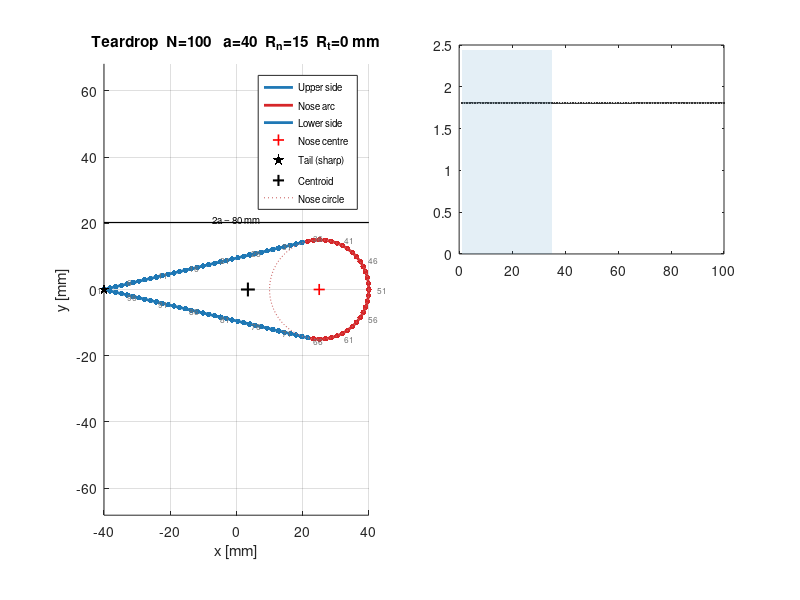

Source code (MATLAB): (Note: this script raises an error after producing the figure.)
% generate_teardrop.m
% =========================================================================
% Generates a teardrop cross-section and saves it as a .mat file ready to
% be loaded by the Python optimizer (optimizationModule_patched_v8.py).
%
% Geometry — midplane of thin wall:
%
%            ┌──────── nose arc (radius R_n) ─────────┐
%           ╱                                           ╲
%  tail ───•                                             •─── rightmost nose
%  (sharp  ╲                                           ╱     point (+a+R_n−R_n, 0)
%   or blunt)└──────────────────────────────────────────┘
%
%   • Tail : sharp point at (−a, 0)  when R_t = 0
%            small circular arc, radius R_t, when R_t > 0
%   • Nose : circular arc, radius R_n, centred at (a − R_n, 0)
%   • Sides: two straight lines tangent to both the nose circle
%            and the tail circle (or passing through the sharp tail point)
%
%  The two straight sides are defined by the EXTERNAL tangent between the
%  nose circle (C_n, R_n) and the tail entity (C_t = point or C_t, R_t):
%
%    slope m = (R_n − R_t) / sqrt(d² − (R_n − R_t)²)
%    where d = dist(C_n, C_t)  [d = 2a − R_n for R_t = 0]
%
%  For R_t = 0 this reduces to the standard tangent-from-point formula.
%
% Optimizer compatibility:
%   ✓ Single closed loop  (all nodes degree 2)
%   ✓ Star-shaped from centroid — the teardrop with straight sides is
%     convex, so star-shaped from any interior point.  The script prints
%     the max angular gap test to confirm.
%   ✓ nodesCoords [N×3], connectivity [N×2], 1-based, standard format
%
% RoC behaviour (key physics interest of this geometry):
%   • Sharp tail (R_t = 0) : RoC → 0, clamped to 5 mm  → max crush stress
%   • Straight sides       : RoC → ∞, clamped to flat_transition → min crush stress
%   • Nose arc             : RoC = R_n (tunable intermediate value)
%
%   This creates the widest possible RoC range, making the optimizer
%   exploit or resist the sharp tail depending on the objective.
%
% Node ordering — CCW, "include-start exclude-end" on every segment:
%
%   R_t = 0  (3 segments, starts at sharp tail):
%     Seg 1  upper side  : tail  → upper nose tang pt    [n_us nodes]
%     Seg 2  nose arc    : upper → lower nose tang pt     [n_n  nodes]  CW around C_n
%     Seg 3  lower side  : lower nose tang pt → tail      [n_ls nodes]
%
%   R_t > 0  (4 segments, starts at lower tail tang pt):
%     Seg 1  tail arc    : lower tail tang → upper tail tang  [n_t  nodes]  CW around C_t
%     Seg 2  upper side  : upper tail tang → upper nose tang  [n_us nodes]
%     Seg 3  nose arc    : upper → lower nose tang            [n_n  nodes]  CW around C_n
%     Seg 4  lower side  : lower nose tang → lower tail tang  [n_ls nodes]
%
% Dependencies: none (core MATLAB only)
%
% Francisco Arriscado / FEUP / 2026
% =========================================================================

clear; clc; close all;

%% ======================== USER PARAMETERS ================================

a    = 40;    % [mm]  Half total length — tail at x = −a, nose protrudes to x ≈ +a
R_n  = 15;    % [mm]  Nose circle radius.  Constraint: R_n < a
R_t  = 0;     % [mm]  Tail radius.  0 = sharp point.
              %        If R_t > 0: small blunt tail arc (R_t << R_n typical).
              %        Constraint: R_n + R_t < 2*a  and  R_t < R_n

n_total = 100;  % Total nodes.  Rule of thumb: 80–140 for a well-resolved spline.

outputFile = 'partition_data_teardrop.mat';

% ── Optional manual node-count overrides (all 0 = auto arc-length split)
n_us_override = 0;   % upper side
n_n_override  = 0;   % nose arc
n_ls_override = 0;   % lower side  (= n_us for symmetric geometry)
n_t_override  = 0;   % tail arc  (only used when R_t > 0)


%% ======================== INPUT VALIDATION ================================

assert(a  > 0,          'a must be positive.');
assert(R_n > 0,         'R_n must be positive.');
assert(R_n < a,         'R_n must be < a (%.1f mm).', a);
assert(R_t >= 0,        'R_t must be non-negative.');
if R_t > 0
    assert(R_t < R_n,            'R_t must be < R_n (%.1f mm).', R_n);
    assert(R_n + R_t < 2*a,      'Circles overlap: need R_n + R_t < 2a.');
end
assert(n_total >= 6,    'n_total should be at least 6.');


%% ======================== CORE GEOMETRY ==================================
% All quantities derived analytically; validated against expected values below.

if R_t == 0
    %----------------------------------------------------------------------
    % Case 1: Sharp tail — tangent from external point to nose circle
    %----------------------------------------------------------------------

    C_n  = [a - R_n, 0];      % nose centre
    T    = [-a,      0];       % tail point

    d    = norm(C_n - T);      % = 2a − R_n  (distance tail → nose centre)
    assert(d > R_n, ...
        'Tail point is inside the nose circle. Reduce R_n or increase a.');

    beta    = asin(R_n / d);           % half-angle of tangent at tail
    L_side  = sqrt(d^2 - R_n^2);      % length of each straight side

    % Upper tangent direction from tail
    dir_upper = [cos(beta),  sin(beta)];
    dir_lower = [cos(beta), -sin(beta)];

    P_nose_tang_top = T + L_side * dir_upper;
    P_nose_tang_bot = T + L_side * dir_lower;

    % Angular position of tangent points on nose circle
    theta_n_top = atan2(P_nose_tang_top(2) - C_n(2), ...
                        P_nose_tang_top(1) - C_n(1));   % ∈ (π/2, π)  typical
    theta_n_bot = -theta_n_top;                          % by symmetry

    % Nose arc spans from theta_n_top → theta_n_bot going CW (decreasing θ)
    % Arc length: R_n × (2 × theta_n_top)   [theta_n_top in radians, > 0]
    L_nose  = R_n * 2 * theta_n_top;
    L_total = 2 * L_side + L_nose;

    % For reporting
    nose_arc_deg = rad2deg(2 * theta_n_top);
    fprintf('Sharp tail geometry:\n');
    fprintf('  Tail angle (2β)   : %.2f°\n',   rad2deg(2*beta));
    fprintf('  Side length       : %.3f mm\n',  L_side);
    fprintf('  Nose arc          : %.2f°  (%.3f mm)\n', nose_arc_deg, L_nose);
    fprintf('  Total perimeter   : %.3f mm\n',  L_total);
    fprintf('  Max half-width    : %.3f mm  at x = %.3f mm\n', ...
        P_nose_tang_top(2), P_nose_tang_top(1));

else
    %----------------------------------------------------------------------
    % Case 2: Blunt tail — external tangent between tail circle and nose circle
    %----------------------------------------------------------------------

    C_t = [-a + R_t, 0];      % tail circle centre
    C_n = [ a - R_n, 0];      % nose circle centre
    T   = [-a, 0];             % leftmost point of tail arc

    d = norm(C_n - C_t);       % = 2a − R_n − R_t  (centre-to-centre distance)
    assert(d > abs(R_n - R_t), ...
        'Circles are nested (d ≤ |R_n − R_t|). Increase a or reduce radii.');

    % External tangent slope: m = (R_n − R_t) / sqrt(d² − (R_n − R_t)²)
    %   Note: "external" means both circles lie on the SAME side of the tangent
    %   line (i.e., the tangent does not pass between them).
    num_m   = R_n - R_t;
    den_m   = sqrt(d^2 - num_m^2);
    m       = num_m / den_m;           % slope of upper tangent line

    % Unit normal pointing toward the upper side (perpendicular to tangent, upward)
    tang_dir  = [1, m] / sqrt(1 + m^2);   % unit tangent direction
    norm_up   = [-m, 1] / sqrt(1 + m^2);  % unit normal pointing up

    % Tangent points on each circle (external tangent, upper side)
    P_nose_tang_top = C_n + R_n * norm_up;
    P_nose_tang_bot = C_n - R_n * norm_up;
    P_tail_tang_top = C_t + R_t * norm_up;
    P_tail_tang_bot = C_t - R_t * norm_up;

    % Angular positions on nose circle
    theta_n_top = atan2(P_nose_tang_top(2) - C_n(2), P_nose_tang_top(1) - C_n(1));
    theta_n_bot = -theta_n_top;   % by symmetry

    % Angular positions on tail circle
    % Tail arc goes from P_tail_tang_bot to P_tail_tang_top CW through tip (−a,0)
    theta_t_top = atan2(P_tail_tang_top(2) - C_t(2), P_tail_tang_top(1) - C_t(1));
    % theta_t_top ∈ (π/2, π): the upper tangent point is in the left-upper quadrant

    % Segment arc lengths
    L_nose  = R_n * 2 * theta_n_top;         % nose arc
    L_tail  = R_t * (2*pi - 2*theta_t_top);  % tail arc going CW through −a
    L_side  = norm(P_nose_tang_top - P_tail_tang_top);  % each straight side
    L_total = 2 * L_side + L_nose + L_tail;

    fprintf('Blunt tail geometry (R_t = %.1f mm):\n', R_t);
    fprintf('  Side length       : %.3f mm\n', L_side);
    fprintf('  Nose arc          : %.2f°  (%.3f mm)\n', rad2deg(2*theta_n_top), L_nose);
    fprintf('  Tail arc          : %.2f°  (%.3f mm)\n', rad2deg(2*pi-2*theta_t_top), L_tail);
    fprintf('  Total perimeter   : %.3f mm\n', L_total);
    fprintf('  Max half-width    : %.3f mm  at x = %.3f mm\n', ...
        P_nose_tang_top(2), P_nose_tang_top(1));
end


%% ======================== NODE COUNT PER SEGMENT =========================

if R_t == 0
    if n_us_override > 0 && n_n_override > 0 && n_ls_override > 0
        n_us = n_us_override;
        n_n  = n_n_override;
        n_ls = n_ls_override;
        n_total = n_us + n_n + n_ls;
        fprintf('\nManual split: n_us=%d, n_n=%d, n_ls=%d  (total=%d)\n', ...
            n_us, n_n, n_ls, n_total);
    else
        n_us = max(3, round(n_total * L_side / L_total));
        n_n  = max(3, round(n_total * L_nose / L_total));
        % Absorb rounding error into the nose (largest arc)
        n_ls  = n_us;   % symmetric
        delta = n_total - (n_us + n_n + n_ls);
        n_n   = max(3, n_n + delta);
        n_total = n_us + n_n + n_ls;
        fprintf('\nArc-length split: n_us=%d, n_n=%d, n_ls=%d  (total=%d)\n', ...
            n_us, n_n, n_ls, n_total);
    end
else
    if n_us_override > 0 && n_n_override > 0 && n_ls_override > 0 && n_t_override > 0
        n_t  = n_t_override;
        n_us = n_us_override;
        n_n  = n_n_override;
        n_ls = n_ls_override;
        n_total = n_t + n_us + n_n + n_ls;
        fprintf('\nManual split: n_t=%d, n_us=%d, n_n=%d, n_ls=%d  (total=%d)\n', ...
            n_t, n_us, n_n, n_ls, n_total);
    else
        n_t  = max(3, round(n_total * L_tail / L_total));
        n_us = max(3, round(n_total * L_side / L_total));
        n_n  = max(3, round(n_total * L_nose / L_total));
        n_ls = n_us;   % symmetric
        delta = n_total - (n_t + n_us + n_n + n_ls);
        n_n   = max(3, n_n + delta);
        n_total = n_t + n_us + n_n + n_ls;
        fprintf('\nArc-length split: n_t=%d, n_us=%d, n_n=%d, n_ls=%d  (total=%d)\n', ...
            n_t, n_us, n_n, n_ls, n_total);
    end
end


%% ======================== NODE GENERATION ================================
% Convention: include-start, exclude-end on every segment except the last
% node of the final segment (which is also the start of segment 1, handled
% by the closing edge in connectivity — NOT stored as a duplicate node).

trim = @(pts) pts(1:end-1, :);   % drop last row

if R_t == 0
    % ------------------------------------------------------------------
    % Seg 1: upper side  T → P_nose_tang_top  (straight, n_us nodes)
    t_us  = linspace(0, 1, n_us + 1)';
    seg1  = trim( T + t_us * (P_nose_tang_top - T) );

    % Seg 2: nose arc  theta_n_top → theta_n_bot  CW (decreasing θ), n_n nodes
    %   "CW around C_n" = outer boundary traversal, CCW overall contour
    theta_nose = linspace(theta_n_top, theta_n_bot, n_n + 1)';
    seg2 = trim( [C_n(1) + R_n*cos(theta_nose), C_n(2) + R_n*sin(theta_nose)] );

    % Seg 3: lower side  P_nose_tang_bot → T  (straight, n_ls nodes)
    %   Final segment: includes its last point implicitly via closing edge,
    %   so trim the endpoint (= T = node 1) to avoid duplication.
    t_ls  = linspace(0, 1, n_ls + 1)';
    seg3  = trim( P_nose_tang_bot + t_ls * (T - P_nose_tang_bot) );

    xy = [seg1; seg2; seg3];

else
    % ------------------------------------------------------------------
    % Seg 1: tail arc  P_tail_tang_bot → P_tail_tang_top  CW, n_t nodes
    %   CW around C_t passing through leftmost point (tip at −a)
    %   Angles: from −theta_t_top going CW (decreasing) through −π to +theta_t_top
    %   In practice: linspace(−theta_t_top, theta_t_top − 2π, n_t+1)
    %   At midpoint angle ≈ −π → (C_t.x − R_t, 0) = (−a, 0)  ✓
    theta_tail_start = -theta_t_top;                    % angle of P_tail_tang_bot
    theta_tail_end   =  theta_t_top - 2*pi;             % same angle, one CW revolution
    theta_tail = linspace(theta_tail_start, theta_tail_end, n_t + 1)';
    seg1 = trim( [C_t(1) + R_t*cos(theta_tail), C_t(2) + R_t*sin(theta_tail)] );

    % Seg 2: upper side  P_tail_tang_top → P_nose_tang_top  (straight, n_us)
    t_us  = linspace(0, 1, n_us + 1)';
    seg2  = trim( P_tail_tang_top + t_us * (P_nose_tang_top - P_tail_tang_top) );

    % Seg 3: nose arc  theta_n_top → theta_n_bot  CW, n_n nodes
    theta_nose = linspace(theta_n_top, theta_n_bot, n_n + 1)';
    seg3 = trim( [C_n(1) + R_n*cos(theta_nose), C_n(2) + R_n*sin(theta_nose)] );

    % Seg 4: lower side  P_nose_tang_bot → P_tail_tang_bot  (straight, n_ls)
    t_ls  = linspace(0, 1, n_ls + 1)';
    seg4  = trim( P_nose_tang_bot + t_ls * (P_tail_tang_bot - P_nose_tang_bot) );

    xy = [seg1; seg2; seg3; seg4];
end

% Append Z = 0
nodesCoords = [xy, zeros(size(xy,1), 1)];
N = size(nodesCoords, 1);

assert(N == n_total, ...
    'Node count mismatch: expected %d, assembled %d.', n_total, N);


%% ======================== CONNECTIVITY ===================================

connectivity = [(1:N)', [2:N, 1]'];   % closed loop, 1-based


%% ======================== QUALITY CHECKS =================================

dx    = diff(nodesCoords([1:end,1], 1));
dy    = diff(nodesCoords([1:end,1], 2));
edgeL = sqrt(dx.^2 + dy.^2);

perimeter = sum(edgeL);
mean_edge = mean(edgeL);
cv_edge   = std(edgeL) / mean_edge;

% Star-shaped: no angular gap > 180° from centroid
centroid  = mean(nodesCoords(:,1:2));
phi_deg   = atan2d(nodesCoords(:,2) - centroid(2), ...
                   nodesCoords(:,1) - centroid(1));
phi_s     = sort(phi_deg);
max_gap   = max(diff([phi_s; phi_s(1)+360]));

% Approximate RoC (finite-difference, for the plot)
nc_pad  = [nodesCoords(end-1:end,1:2); nodesCoords(:,1:2); nodesCoords(1:2,1:2)];
d1      = nc_pad(3:end,:)   - nc_pad(1:end-2,:);
d2      = nc_pad(3:end,:) - 2*nc_pad(2:end-1,:) + nc_pad(1:end-2,:);
kappa   = abs(d1(:,1).*d2(:,2) - d1(:,2).*d2(:,1)) ./ ...
          ((d1(:,1).^2 + d1(:,2).^2).^(3/2) + 1e-12);
RoC_fd  = min(max(1./kappa, 5), 1221.95);

fprintf('\n--- Quality Report ---\n');
fprintf('Nodes            : %d\n', N);
fprintf('Perimeter (nodes): %.4f mm   (expected %.4f mm)\n', perimeter, L_total);
fprintf('Mean edge length : %.4f mm\n', mean_edge);
fprintf('CV (std/mean)    : %.4f     (< 0.3 recommended)\n', cv_edge);
fprintf('Centroid         : (%.4f, %.4f) mm\n', centroid(1), centroid(2));
fprintf('Max angular gap  : %.2f°   (< 180° → star-shaped OK)\n', max_gap);
fprintf('Min FD RoC       : %.2f mm  (should be ~5 near tail)\n', min(RoC_fd));
fprintf('Max FD RoC       : %.2f mm  (should be flat_transition near sides)\n', max(RoC_fd));

% Junction continuity checks
if R_t == 0
    gap_tail_start = norm(nodesCoords(1,1:2) - T);
    gap_tang_top   = norm(nodesCoords(n_us,1:2) - P_nose_tang_top);
    gap_tang_bot   = norm(nodesCoords(n_us+n_n,1:2) - P_nose_tang_bot);
    fprintf('\nJunction gaps:\n');
    fprintf('  Tail  (node 1)        : %.2e mm\n', gap_tail_start);
    fprintf('  Upper tang (node %3d) : %.2e mm\n', n_us,       gap_tang_top);
    fprintf('  Lower tang (node %3d) : %.2e mm\n', n_us+n_n,   gap_tang_bot);
end


%% ======================== SAVE ===========================================

save(outputFile, 'nodesCoords', 'connectivity');
fprintf('\nSaved → %s\n', outputFile);
fprintf('Fields: nodesCoords [%d×3], connectivity [%d×2]\n', N, N);
fprintf('To use: set dataFileName = ''%s'' in the optimizer.\n', outputFile);


%% ======================== PLOTS ==========================================

figure('Name', 'Teardrop geometry check', 'Position', [60 60 1300 900]);

% Colour per segment
if R_t == 0
    seg_n    = [n_us,  n_n,  n_ls];
    seg_cols = {[0.12 0.47 0.71], [0.84 0.15 0.16], [0.12 0.47 0.71]};
    seg_names = {'Upper side', 'Nose arc', 'Lower side'};
else
    seg_n    = [n_t,   n_us,  n_n,  n_ls];
    seg_cols = {[0.49 0.18 0.56], [0.12 0.47 0.71], ...
                [0.84 0.15 0.16], [0.12 0.47 0.71]};
    seg_names = {'Tail arc', 'Upper side', 'Nose arc', 'Lower side'};
end
n_segs = numel(seg_n);

% ── Panel 1: Shape --------------------------------------------------------
subplot(2,2,[1 3]);
hold on; axis equal; grid on;

cumN = 0;
for k = 1:n_segs
    nk  = seg_n(k);
    idx = cumN + (1:nk);
    nxt = mod(cumN + nk, N) + 1;
    plot(nodesCoords([idx, nxt], 1), nodesCoords([idx, nxt], 2), ...
        '-', 'Color', seg_cols{k}, 'LineWidth', 2.0, 'DisplayName', seg_names{k});
    scatter(nodesCoords(idx, 1), nodesCoords(idx, 2), ...
        16, seg_cols{k}, 'filled', 'HandleVisibility', 'off');
    cumN = cumN + nk;
end

% Mark key geometry
plot(C_n(1), C_n(2), 'r+', 'MarkerSize', 8, 'LineWidth', 1.2, 'DisplayName', 'Nose centre');
if R_t == 0
    scatter(T(1), T(2), 80, 'k', 'pentagram', 'filled', 'DisplayName', 'Tail (sharp)');
else
    plot(C_t(1), C_t(2), 'm+', 'MarkerSize', 8, 'LineWidth', 1.2, 'DisplayName', 'Tail centre');
end
plot(centroid(1), centroid(2), 'k+', 'MarkerSize', 10, 'LineWidth', 1.5, 'DisplayName', 'Centroid');

% Draw nose circle faintly
theta_circ = linspace(0, 2*pi, 200);
plot(C_n(1) + R_n*cos(theta_circ), C_n(2) + R_n*sin(theta_circ), ...
    ':', 'Color', [0.8 0.4 0.4], 'LineWidth', 0.8, 'DisplayName', 'Nose circle');
if R_t > 0
    plot(C_t(1) + R_t*cos(theta_circ), C_t(2) + R_t*sin(theta_circ), ...
        ':', 'Color', [0.7 0.3 0.7], 'LineWidth', 0.8, 'DisplayName', 'Tail circle');
end

% Node index labels every ~n/20
step = max(1, floor(N/20));
for k = 1:step:N
    text(nodesCoords(k,1)*1.06 + 0.3, nodesCoords(k,2)*1.06, num2str(k), ...
        'FontSize', 6, 'Color', [0.45 0.45 0.45]);
end

% Dimension annotations
y_ann = max(nodesCoords(:,2)) * 1.35;
plot([-a, a-0], [y_ann, y_ann], 'k-', 'LineWidth', 0.8, 'HandleVisibility', 'off');
text(mean([-a, a]), y_ann + 1, sprintf('2a = %.0f mm', 2*a), ...
    'FontSize', 7, 'HorizontalAlignment', 'center');

legend('Location', 'northeast', 'FontSize', 7);
xlabel('x [mm]'); ylabel('y [mm]');
title(sprintf('Teardrop  N=%d   a=%.0f  R_n=%.0f  R_t=%.0f mm', N, a, R_n, R_t));


% ── Panel 2: Edge length profile ------------------------------------------
subplot(2,2,2);
plot(1:N, edgeL, '.-', 'MarkerSize', 5, 'Color', [0.2 0.2 0.2]);
hold on;
cumN = 0;
for k = 1:n_segs
    nk = seg_n(k);
    patch([cumN+1, cumN+nk, cumN+nk, cumN+1], ...
          [0, 0, max(edgeL)*1.35, max(edgeL)*1.35], ...
          seg_cols{k}, 'FaceAlpha', 0.12, 'EdgeColor', 'none');
    xline(cumN + 0.5, ':', 'Color', [0.7 0.7 0.7], 'LineWidth', 0.6);
    cumN = cumN + nk;
end
yline(mean_edge, 'k--', sprintf('mean = %.2f mm', mean_edge), ...
    'LabelHorizontalAlignment', 'left', 'FontSize', 7);
xlabel('Edge index'); ylabel('Length [mm]');
title('Edge length profile'); grid on;
ylim([0, max(edgeL)*1.35]); xlim([1, N]);


% ── Panel 3: Approximate RoC (FD) -----------------------------------------
subplot(2,2,4);
semilogy(1:N, RoC_fd, '.-', 'MarkerSize', 5, 'Color', [0.2 0.2 0.2]);
hold on;
cumN = 0;
for k = 1:n_segs
    nk = seg_n(k);
    patch([cumN+1, cumN+nk, cumN+nk, cumN+1], [1, 1, 3e3, 3e3], ...
          seg_cols{k}, 'FaceAlpha', 0.12, 'EdgeColor', 'none');
    xline(cumN + 0.5, ':', 'Color', [0.7 0.7 0.7], 'LineWidth', 0.6);
    cumN = cumN + nk;
end
yline(5,       'r--', 'min clamp (5 mm)',    'FontSize', 7, 'LabelHorizontalAlignment', 'left');
yline(1221.95, 'r--', 'flat transition',     'FontSize', 7, 'LabelHorizontalAlignment', 'left');
yline(R_n,     'g--', sprintf('R_n = %.0f mm', R_n), 'FontSize', 7, 'LabelHorizontalAlignment', 'right');
if R_t > 0
    yline(R_t, 'm--', sprintf('R_t = %.0f mm', R_t), 'FontSize', 7);
end
xlabel('Node index'); ylabel('RoC [mm]  (log scale, FD approx.)');
title('Approx. RoC — FD only, not spline'); grid on;
ylim([3, 3e3]); xlim([1, N]);

% Expected pattern annotation
if R_t == 0
    n_mid_side_upper = round(n_us / 2);
    n_mid_side_lower = n_us + n_n + round(n_ls / 2);
    text(n_mid_side_upper, 1221.95 * 0.35, 'sides → flat', ...
        'FontSize', 6, 'HorizontalAlignment', 'center', 'Color', [0.3 0.6 0.3]);
    text(n_us + round(n_n/2), R_n * 2.5, 'nose arc', ...
        'FontSize', 6, 'HorizontalAlignment', 'center', 'Color', [0.7 0.2 0.2]);
end

sgtitle(sprintf('Teardrop: a=%.0f  R_n=%.0f  R_t=%.0f mm  |  N=%d  |  perimeter=%.1f mm  |  star-shaped: %.1f° max gap', ...
    a, R_n, R_t, N, perimeter, max_gap));

fprintf('\nExpected RoC pattern (left→right = node 1→N):\n');
if R_t == 0
    fprintf('  Nodes 1 → %d      : sides  → clamped at flat_transition (~1222 mm)\n', n_us);
    fprintf('  Nodes %d → %d  : nose arc → R_n = %.0f mm\n', n_us+1, n_us+n_n, R_n);
    fprintf('  Nodes %d → %d  : sides  → clamped at flat_transition\n', n_us+n_n+1, N);
    fprintf('  Nodes near 1 and %d: tail → clamped at 5 mm (sharp corner)\n', N);
end
